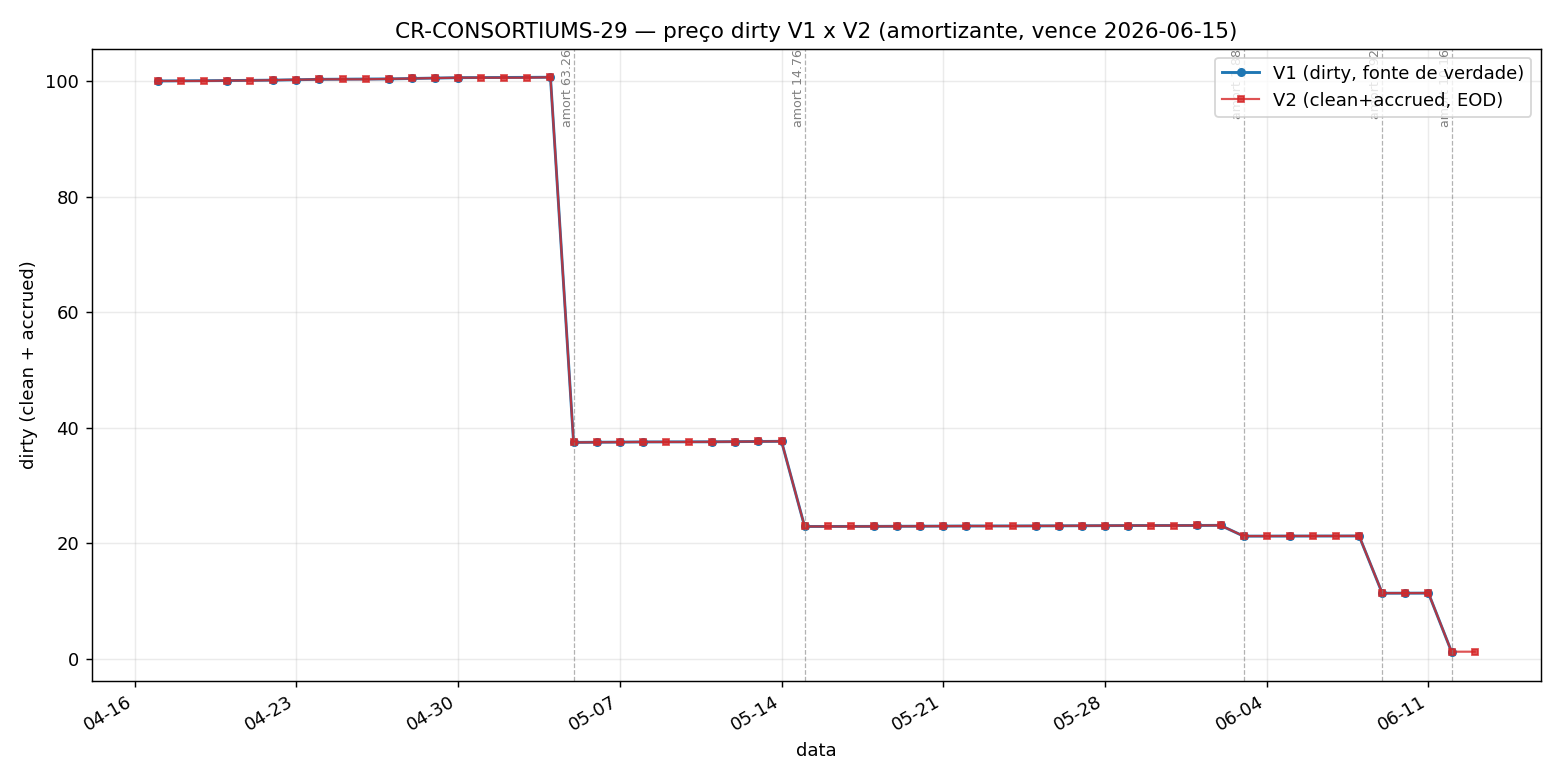

Reproduce this figure in Python.
"""grafico_cons29.py — plota dirty EOD V1 x V2 do CONS-29. READ-ONLY. Salva PNG."""
import os, re
import psycopg2
import matplotlib
matplotlib.use("Agg")
import matplotlib.pyplot as plt
import matplotlib.dates as mdates

HERE = os.path.dirname(os.path.abspath(__file__))
def read_env(p):
    e = {}
    with open(p, encoding="utf-8") as fh:
        for ln in fh:
            m = re.match(r"\s*([A-Z0-9_]+)\s*=\s*(.+?)\s*$", ln)
            if m: e[m.group(1)] = m.group(2).strip().strip('"').strip("\r")
    return e
V2 = read_env(os.path.join(HERE, "..", "queries", ".env"))["DATABASE_URL"]
V1 = read_env(os.path.join(HERE, ".env"))["V1_DATABASE_URL"]

def ro(dsn):
    c = psycopg2.connect(dsn); c.set_session(readonly=True, autocommit=True); return c
c2, c1 = ro(V2), ro(V1)
def q(c, sql, p):
    with c.cursor() as cur: cur.execute(sql, (p,)); return cur.fetchall()

V2_SQL = """SELECT v.date::date d, (v.clean_price+COALESCE(v.accrued_interest,0))::float dirty
FROM valuations v WHERE v.asset_id=1058821
AND v.methodology_id=(SELECT id FROM valuation_methodologies WHERE name='amortized_cost')
AND v.date>=timestamptz '2026-04-15 00:00:00-03' ORDER BY v.date;"""
V1_SQL = """WITH s AS (SELECT aux_id FROM securities WHERE full_name=%s)
SELECT v.valuation_date d, v.value::float FROM s JOIN valuations v ON v.aux_id=s.aux_id
WHERE v.valuation_date>=DATE '2026-04-15' ORDER BY v.valuation_date;"""

eod2 = {}
for d, dirty in q(c2, V2_SQL, None) if False else []:
    pass
with c2.cursor() as cur:
    cur.execute(V2_SQL);
    for d, dirty in cur.fetchall(): eod2[d] = dirty   # EOD = ultima linha do dia
v1 = {d: val for d, val in q(c1, V1_SQL, "CR-Consorcio-29-01-single-01")}

d2 = sorted(eod2); y2 = [eod2[d] for d in d2]
d1 = sorted(v1);   y1 = [v1[d] for d in d1]
amorts = {  # data: (label, juros/un)
    "2026-05-05": "amort 63.26", "2026-05-15": "amort 14.76",
    "2026-06-03": "amort 1.88", "2026-06-09": "amort 9.92", "2026-06-12": "amort 10.16",
}

fig, ax = plt.subplots(figsize=(12, 6))
ax.plot(d1, y1, "-o", ms=4, lw=1.6, color="#1f77b4", label="V1 (dirty, fonte de verdade)")
ax.plot(d2, y2, "-s", ms=3, lw=1.2, color="#d62728", alpha=0.8, label="V2 (clean+accrued, EOD)")
import datetime
for ds, lab in amorts.items():
    dt = datetime.date.fromisoformat(ds)
    ax.axvline(dt, color="gray", ls="--", lw=0.7, alpha=0.6)
    ax.annotate(lab, xy=(dt, ax.get_ylim()[1]), fontsize=7, rotation=90,
                va="top", ha="right", color="gray")
ax.set_title("CR-CONSORTIUMS-29 — preço dirty V1 x V2 (amortizante, vence 2026-06-15)")
ax.set_ylabel("dirty (clean + accrued)"); ax.set_xlabel("data")
ax.xaxis.set_major_formatter(mdates.DateFormatter("%m-%d"))
ax.xaxis.set_major_locator(mdates.DayLocator(interval=7))
ax.grid(True, alpha=0.25); ax.legend(loc="upper right")
fig.autofmt_xdate(); fig.tight_layout()
out = os.path.join(HERE, "grafico_cons29.png")
fig.savefig(out, dpi=130)
print("salvo:", out)
print(f"V2 ultima: {d2[-1]} = {y2[-1]:.6f} | V1 ultima: {d1[-1]} = {y1[-1]:.6f} | diff = {y2[-1]-y1[-1]:+.5f}")
